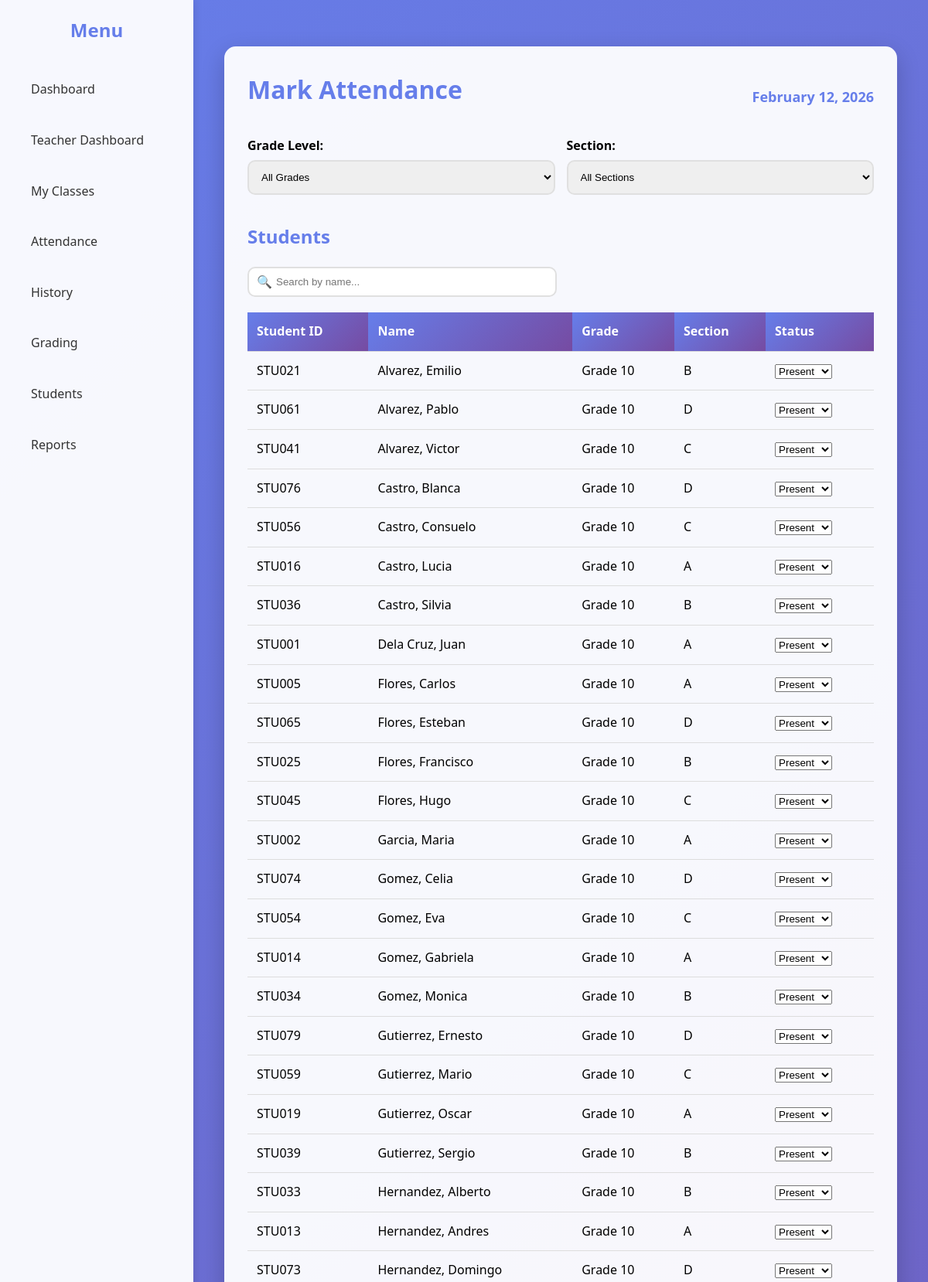
Page /views/mark_attendance.php (upper part) on the committed database.
### tables this page shows
CREATE TABLE IF NOT EXISTS class_students (
    id INT AUTO_INCREMENT PRIMARY KEY,
    class_id INT NOT NULL,
    first_name VARCHAR(100) NOT NULL,
    last_name VARCHAR(100) NOT NULL,
    middle_name VARCHAR(100),
    gender ENUM('Male', 'Female', 'Other') NOT NULL,
    student_id VARCHAR(50) NOT NULL,
    created_at TIMESTAMP DEFAULT CURRENT_TIMESTAMP,
    FOREIGN KEY (class_id) REFERENCES classes(id) ON DELETE CASCADE
);

CREATE TABLE IF NOT EXISTS classes (
    id INT AUTO_INCREMENT PRIMARY KEY,
    grade_level VARCHAR(50) NOT NULL,
    section VARCHAR(50) NOT NULL,
    subject VARCHAR(100) NOT NULL,
    subject_code VARCHAR(50) NOT NULL,
    created_at TIMESTAMP DEFAULT CURRENT_TIMESTAMP
);

### views/mark_attendance.php (the view, shortened to what this page needs)
<?php
$database = new Database();
$db = $database->getConnection();
$grade_filter = isset($_GET['grade']) ? $_GET['grade'] : '';
$section_filter = isset($_GET['section']) ? $_GET['section'] : '';
if ($grade_filter && $section_filter) {
    $query = "SELECT cs.*, c.grade_level, c.section FROM class_students cs
              JOIN classes c ON cs.class_id = c.id
              INNER JOIN (SELECT cs2.student_id, MIN(cs2.id) as min_id FROM class_students cs2
                          JOIN classes c2 ON cs2.class_id = c2.id
                          WHERE c2.grade_level = :grade AND c2.section = :section
                          GROUP BY cs2.student_id) sub ON cs.student_id = sub.student_id AND cs.id = sub.min_id
              ORDER BY cs.last_name ASC, cs.first_name ASC";
    $stmt = $db->prepare($query);
    $stmt->bindParam(":grade", $grade_filter);
    $stmt->bindParam(":section", $section_filter);
    $stmt->execute();
    $students = $stmt;
} else {
    $query = "SELECT cs.*, c.grade_level, c.section FROM class_students cs
              JOIN classes c ON cs.class_id = c.id
              INNER JOIN (SELECT student_id, MIN(id) as min_id FROM class_students GROUP BY student_id) sub
              ON cs.student_id = sub.student_id AND cs.id = sub.min_id
              ORDER BY cs.last_name, cs.first_name";
    $stmt = $db->prepare($query);
    $stmt->execute();
    $students = $stmt;
}
$existing_attendance = [];
include '../includes/header.php';
include '../includes/nav.php';
?>
<div class="card">
    <div style="display: flex; justify-content: space-between; align-items: center;">
        <h1>Mark Attendance</h1>
        <div style="font-size: 18px; font-weight: bold; color: #667eea;">
            <?php echo date('F d, Y'); ?>
        </div>
    </div>
    <div style="display: flex; gap: 15px; margin-bottom: 20px;">
        <div class="form-group" style="flex: 1;">
            <label>Grade Level:</label>
            <select id="grade_filter" onchange="applyFilters()">
                <option value="">All Grades</option>
            </select>
        </div>
        <div class="form-group" style="flex: 1;">
            <label>Section:</label>
            <select id="section_filter" onchange="applyFilters()">
                <option value="">All Sections</option>
            </select>
        </div>
    </div>
    <form action="../controllers/attendance_controller.php" method="POST">
        <h2>Students</h2>
        <div style="position: relative; max-width: 400px; margin-bottom: 20px;">
            <span style="position: absolute; left: 12px; top: 50%; transform: translateY(-50%); color: #999;">🔍</span>
            <input type="text" id="searchName" placeholder="Search by name..." onkeyup="filterTable()" style="width: 100%; padding: 10px 10px 10px 35px; border: 2px solid #e0e0e0; border-radius: 10px;">
        </div>
        <table id="studentTable">
            <thead>
                <tr>
                    <th>Student ID</th>
                    <th>Name</th>
                    <th>Grade</th>
                    <th>Section</th>
                    <th>Status</th>
                </tr>
            </thead>
            <tbody>
                <?php while ($row = $students->fetch(PDO::FETCH_ASSOC)):
                    $current_status = isset($existing_attendance[$row['id']]) ? $existing_attendance[$row['id']]['status'] : 'present';
                ?>
                <tr>
                    <td><?php echo htmlspecialchars($row['student_id']); ?></td>
                    <td><?php echo htmlspecialchars($row['last_name'] . ', ' . $row['first_name']); ?></td>
                    <td><?php echo htmlspecialchars($row['grade_level']); ?></td>
                    <td><?php echo htmlspecialchars($row['section']); ?></td>
                    <td>
                        <select name="students[<?php echo $row['id']; ?>]" required>
                            <option value="present" <?php echo $current_status === 'present' ? 'selected' : ''; ?>>Present</option>
                        </select>
                    </td>
                </tr>
                <?php endwhile; ?>
            </tbody>
        </table>
    </form>
</div>
<?php include '../includes/footer.php'; ?>

### assets/css/style.css (style rules this page uses)
* { margin: 0; padding: 0; box-sizing: border-box; }
body { font-family: 'Segoe UI', Tahoma, Geneva, Verdana, sans-serif; background: linear-gradient(135deg, #667eea 0%, #764ba2 100%); line-height: 1.6; }
.card { background: rgba(255, 255, 255, 0.95); padding: 30px; margin: 20px 0; border-radius: 15px; box-shadow: 0 10px 30px rgba(0,0,0,0.2); animation: slideUp 0.5s ease; }
h1, h2 { color: #667eea; margin-bottom: 20px; }
table { width: 100%; border-collapse: collapse; margin: 20px 0; }
table th, table td { padding: 12px; text-align: left; border-bottom: 1px solid #ddd; }
table th { background: linear-gradient(135deg, #667eea 0%, #764ba2 100%); color: #fff; }
table tr { transition: all 0.3s ease; }
.form-group { margin: 15px 0; }
.form-group label { display: block; margin-bottom: 5px; font-weight: bold; }
.form-group input, .form-group select, .form-group textarea { width: 100%; padding: 12px; border: 2px solid #e0e0e0; border-radius: 10px; transition: all 0.3s ease; }

### rows in the picture
class_students: student "STU021", last_name+first_name "Alvarez, Emilio", class.grade_level "Grade 10", class.section "B", id "Present"
class_students: student "STU061", last_name+first_name "Alvarez, Pablo", class.grade_level "Grade 10", class.section "D", id "Present"
class_students: student "STU041", last_name+first_name "Alvarez, Victor", class.grade_level "Grade 10", class.section "C", id "Present"
class_students: student "STU076", last_name+first_name "Castro, Blanca", class.grade_level "Grade 10", class.section "D", id "Present"
class_students: student "STU056", last_name+first_name "Castro, Consuelo", class.grade_level "Grade 10", class.section "C", id "Present"
class_students: student "STU016", last_name+first_name "Castro, Lucia", class.grade_level "Grade 10", class.section "A", id "Present"
class_students: student "STU036", last_name+first_name "Castro, Silvia", class.grade_level "Grade 10", class.section "B", id "Present"
class_students: student "STU001", last_name+first_name "Dela Cruz, Juan", class.grade_level "Grade 10", class.section "A", id "Present"
class_students: student "STU005", last_name+first_name "Flores, Carlos", class.grade_level "Grade 10", class.section "A", id "Present"
class_students: student "STU065", last_name+first_name "Flores, Esteban", class.grade_level "Grade 10", class.section "D", id "Present"
class_students: student "STU025", last_name+first_name "Flores, Francisco", class.grade_level "Grade 10", class.section "B", id "Present"
class_students: student "STU045", last_name+first_name "Flores, Hugo", class.grade_level "Grade 10", class.section "C", id "Present"
class_students: student "STU002", last_name+first_name "Garcia, Maria", class.grade_level "Grade 10", class.section "A", id "Present"
class_students: student "STU074", last_name+first_name "Gomez, Celia", class.grade_level "Grade 10", class.section "D", id "Present"
class_students: student "STU054", last_name+first_name "Gomez, Eva", class.grade_level "Grade 10", class.section "C", id "Present"
class_students: student "STU014", last_name+first_name "Gomez, Gabriela", class.grade_level "Grade 10", class.section "A", id "Present"
class_students: student "STU034", last_name+first_name "Gomez, Monica", class.grade_level "Grade 10", class.section "B", id "Present"
class_students: student "STU079", last_name+first_name "Gutierrez, Ernesto", class.grade_level "Grade 10", class.section "D", id "Present"
class_students: student "STU059", last_name+first_name "Gutierrez, Mario", class.grade_level "Grade 10", class.section "C", id "Present"
class_students: student "STU019", last_name+first_name "Gutierrez, Oscar", class.grade_level "Grade 10", class.section "A", id "Present"
class_students: student "STU039", last_name+first_name "Gutierrez, Sergio", class.grade_level "Grade 10", class.section "B", id "Present"
class_students: student "STU033", last_name+first_name "Hernandez, Alberto", class.grade_level "Grade 10", class.section "B", id "Present"
class_students: student "STU013", last_name+first_name "Hernandez, Andres", class.grade_level "Grade 10", class.section "A", id "Present"
class_students: student "STU073", last_name+first_name "Hernandez, Domingo", class.grade_level "Grade 10", class.section "D", id "Present"
